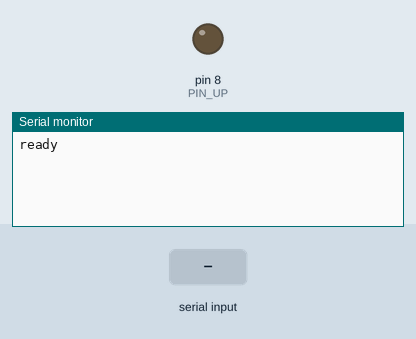
This sketch was run on a simulated Arduino Uno, built with avr-gcc and run on an emulated ATmega328P. On the bench: output pins drawn as LEDs (lit = HIGH), the last lines printed to the serial monitor. Inputs (shaded band) come from the test bench.

Above: at 1.2 s.
1.3 s: "up\n" received over Serial
At 1.8 s:
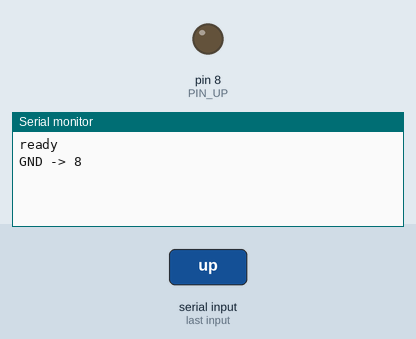
2.8 s: "stop\n" received over Serial
At 4.0 s:
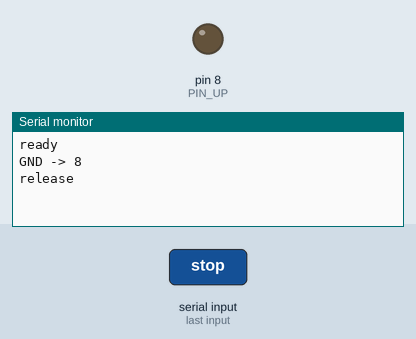
4.3 s: "1\n" received over Serial
At 5.2 s:
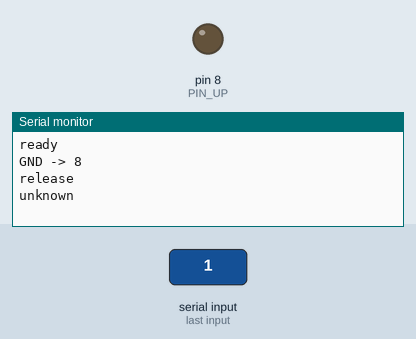

The sketch:

ardino_sample.ino
```cpp
const int PIN_UP = 8;
const int PIN_DOWN = 10;

void releaseAll() {
  pinMode(PIN_UP, INPUT);    // ハイインピーダンス = 未接続
  pinMode(PIN_DOWN, INPUT);  // ハイインピーダンス = 未接続
}

void connectGndTo8() {
  releaseAll();
  digitalWrite(PIN_UP, LOW);
  pinMode(PIN_UP, OUTPUT);   // D8をGNDへ落とす
}

void connectGndTo10() {
  releaseAll();
  digitalWrite(PIN_DOWN, LOW);
  pinMode(PIN_DOWN, OUTPUT); // D10をGNDへ落とす
}

void setup() {
  Serial.begin(9600);
  releaseAll();
  Serial.println("ready");
}

void loop() {
  if (!Serial.available()) return;

  String cmd = Serial.readStringUntil('\n');
  cmd.trim();

  if (cmd == "up") {
    connectGndTo8();
    Serial.println("GND -> 8");
  } else if (cmd == "down") {
    connectGndTo10();
    Serial.println("GND -> 10");
  } else if (cmd == "stop") {
    releaseAll();
    Serial.println("release");
  } else {
    Serial.println("unknown");
  }
}
```

Measured:
- after the input at 1.3 s, the serial monitor: prints a new line at once (image 1)
- after the input at 2.8 s, the serial monitor: prints a new line at once (image 2)
- after the input at 4.3 s, the serial monitor: prints a new line at once (image 3)
